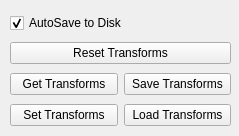
<?xml version="1.0" encoding="UTF-8"?>
<ui version="4.0">
 <class>Form</class>
 <widget class="QWidget" name="Form">
  <property name="geometry">
   <rect>
    <x>0</x>
    <y>0</y>
    <width>239</width>
    <height>136</height>
   </rect>
  </property>
  <property name="windowTitle">
   <string>Form</string>
  </property>
  <widget class="QWidget" name="verticalLayoutWidget">
   <property name="geometry">
    <rect>
     <x>10</x>
     <y>10</y>
     <width>221</width>
     <height>121</height>
    </rect>
   </property>
   <layout class="QVBoxLayout" name="verticalLayout">
    <item>
     <widget class="QCheckBox" name="DiskCache">
      <property name="text">
       <string>AutoSave to Disk</string>
      </property>
      <property name="checked">
       <bool>true</bool>
      </property>
     </widget>
    </item>
    <item>
     <widget class="QPushButton" name="ResetTransformBtn">
      <property name="text">
       <string>Reset Transforms</string>
      </property>
     </widget>
    </item>
    <item>
     <layout class="QHBoxLayout" name="horizontalLayout">
      <item>
       <widget class="QPushButton" name="GetTransformBtn">
        <property name="text">
         <string>Get Transforms</string>
        </property>
       </widget>
      </item>
      <item>
       <widget class="QPushButton" name="SaveTransformsBtn">
        <property name="text">
         <string>Save Transforms</string>
        </property>
       </widget>
      </item>
     </layout>
    </item>
    <item>
     <layout class="QHBoxLayout" name="horizontalLayout_2">
      <item>
       <widget class="QPushButton" name="SetTransformBtn">
        <property name="text">
         <string>Set Transforms</string>
        </property>
       </widget>
      </item>
      <item>
       <widget class="QPushButton" name="LoadTransformsBtn">
        <property name="text">
         <string>Load Transforms</string>
        </property>
       </widget>
      </item>
     </layout>
    </item>
   </layout>
  </widget>
 </widget>
 <resources/>
 <connections/>
</ui>
